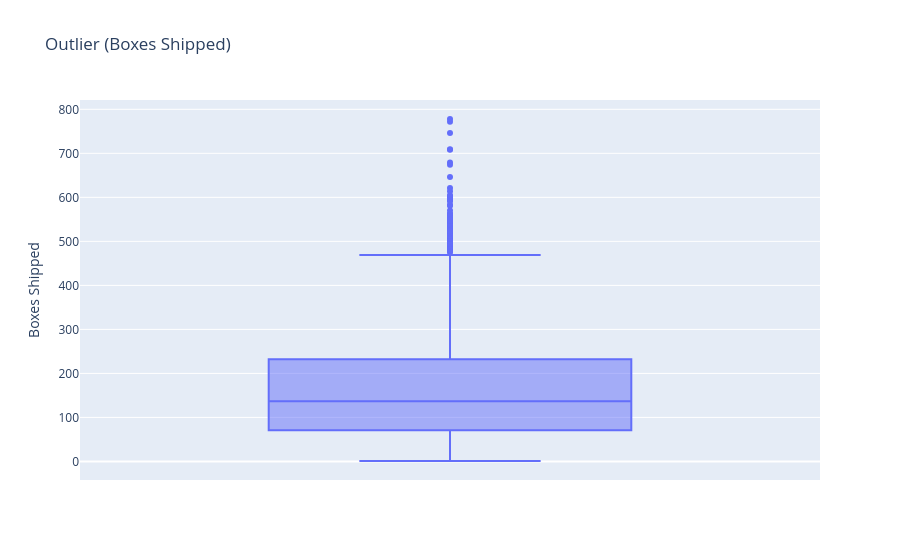

The notebook cell saved with this chart:
### Code cell
# check outliers
fig = px.box(
df,
y="Boxes Shipped",
title="Outlier (Boxes Shipped)"
)
fig.show()

### Figure 1 — Plotly figure (JSON) as saved in the notebook; plotly's stock layout.template omitted (floating-point values rounded to 4 significant figures; data arrays with more than 128 entries replaced by an {"elided": "..."} marker saying what was removed)
{"data": [{"alignmentgroup": "True", "hovertemplate": "Boxes Shipped=%{y}<extra></extra>", "legendgroup": "", "marker": {"color": "#636efa"}, "name": "", "notched": false, "offsetgroup": "", "orientation": "v", "showlegend": false, "type": "box", "x0": " ", "xaxis": "x", "y": {"elided": "3282 int values"}, "y0": " ", "yaxis": "y"}], "layout": {"boxmode": "group", "legend": {"tracegroupgap": 0}, "title": {"text": "Outlier (Boxes Shipped)"}, "xaxis": {"anchor": "y", "domain": [0, 1]}, "yaxis": {"anchor": "x", "domain": [0, 1], "title": {"text": "Boxes Shipped"}}}}
